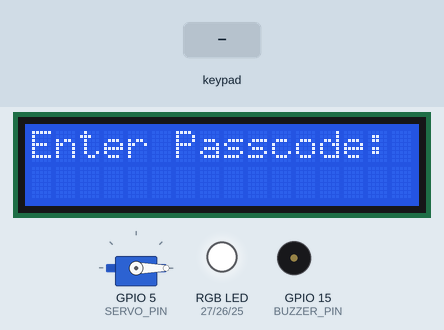
This sketch was run on a simulated ESP32. Shown: 16×2 character LCD, servo, an RGB LED mixed from three pins (HIGH = lit), buzzer (waves = sounding). Inputs (shaded band) come from the test bench. WiFi joins after 1.5 s; servers stay silent unless stated; web services answer with replies made up by the test bench; what the sketch prints to the serial monitor is not drawn.

Above: at 5.4 s.
5.5 s: key '#' pressed
At 6.6 s:
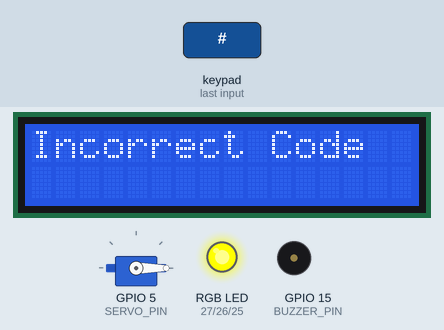
8.5 s: keypad keys 1 2 3 4 # pressed 0.4 s apart
At 12.1 s:
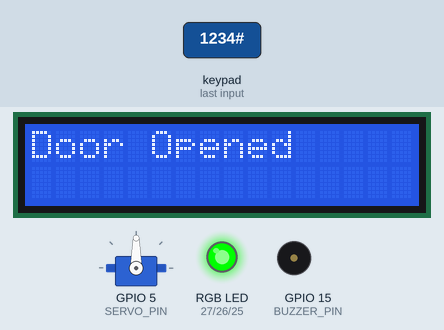
12.9 s: key 'A' pressed
15.9 s: keypad keys 1 2 3 4 A pressed 0.4 s apart
At 19.1 s:
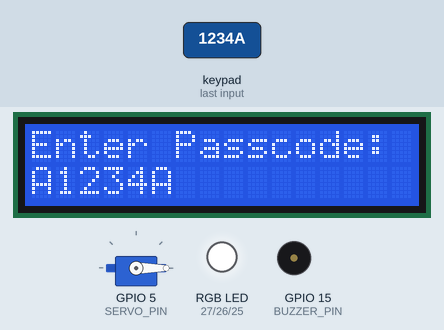
19.4 s: key 'B' pressed
At 20.0 s:
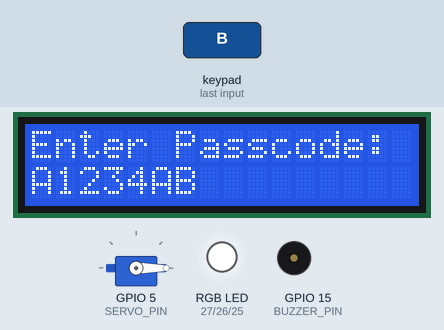
20.9 s: keypad keys 1 2 3 4 D pressed 0.4 s apart
At 23.9 s:
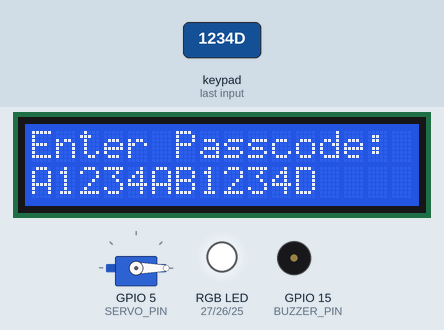
Timing chart, 0 to 25.4 s (numbered marks = the images above; inputs shaded):
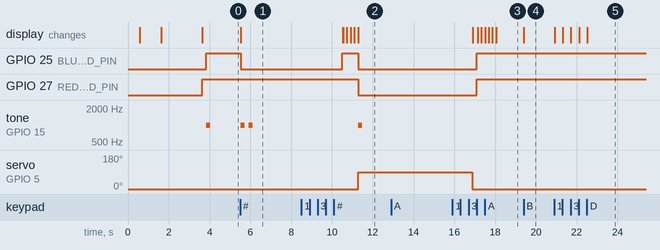

The sketch:

sketch.ino
```cpp
#include <Keypad.h>
#include <Wire.h>
#include <ESP32Servo.h>
#include <LiquidCrystal_I2C.h>
#include <WiFi.h>
#include <HTTPClient.h>

// Pin definitions for the components
#define SERVO_PIN 5
#define BUZZER_PIN 15
#define RED_LED_PIN 27
#define GREEN_LED_PIN 26
#define BLUE_LED_PIN 25

// LCD setup
LiquidCrystal_I2C lcd(0x27, 16, 2); // Address 0x27, 16 columns and 2 rows

// Servo setup
Servo myServo;

// Keypad setup (4x4 matrix)
const byte ROWS = 4; // Four rows
const byte COLUMNS = 4; // Four columns
char keys[ROWS][COLUMNS] = {
  {'1', '2', '3', 'A'},
  {'4', '5', '6', 'B'},
  {'7', '8', '9', 'C'},
  {'*', '0', '#', 'D'}
};
byte pin_rows[ROWS] = {2, 0, 4, 16};
byte pin_column[COLUMNS] = {17, 18, 19, 23};
Keypad keypad = Keypad(makeKeymap(keys), pin_rows, pin_column, ROWS, COLUMNS);

// Wi-Fi credentials
const char* ssid = "Wokwi-GUEST";
const char* password = "";
const char* thingSpeakUrl = "https://api.thingspeak.com/update?api_key=XL3RF6SCTRQK7RSM";

// Door code
String doorCode = "1234";  // Mã khóa cửa (bạn có thể thay đổi theo nhu cầu)
String enteredCode = ""; // Ma khoa nhap vao

int attemptCount = 0; // Dem so lan nhap sai code
int usageCount = 0; // So lan su dung he thong (hay so lan mo cua thanh cong)
unsigned long doorOpenTime = 0; // Thoi gian mo cua

// Door control state
bool doorStatus = false;  // false = closed, true = open

// Setup function
void setup() {
  // Init Serial
  Serial.begin(115200);

  // Initialize LCD
  lcd.init();
  lcd.backlight();

  // Connect to Wi-Fi
  WiFi.begin(ssid, password);
  while (WiFi.status() != WL_CONNECTED) {
    delay(500);
    lcd.setCursor(0, 0);
    lcd.print("Connecting...");
    Serial.println("Connecting to WiFi...");
  }
  lcd.clear();
  lcd.print("WiFi Connected");
  delay(2000);
  lcd.clear();
  Serial.println("Connected to WiFi");

  lcd.setCursor(0, 0);
  lcd.print("Enter Passcode:");

  // Setup servo
  myServo.attach(SERVO_PIN);
  myServo.write(0);
  Serial.println("Servo in lock status");

  // Setup LEDs
  pinMode(RED_LED_PIN, OUTPUT);
  pinMode(GREEN_LED_PIN, OUTPUT);
  pinMode(BLUE_LED_PIN, OUTPUT);

  setRGBColor(255, 0, 0);
  delay(200);
  setRGBColor(255, 255, 255);

  // Setup buzzer
  tone(BUZZER_PIN, 1000);
  delay(200);
  noTone(BUZZER_PIN);
  delay(200);
}

// Main loop
void loop() {
  char key = keypad.getKey();

  if (key) {
    if (key == '#') {
      checkPassword();
    } else if (key == '*') {
      enteredCode = ""; // Reset password
      lcd.clear();
      lcd.setCursor(0, 0);
      lcd.print("Enter Passcode:");
    } else {
      enteredCode += key;
      lcd.setCursor(0, 1);
      lcd.print(enteredCode);
    }
  }
}

void checkPassword() {
  if (enteredCode == doorCode) {
    // Dung mat khau
    attemptCount = 0;
    usageCount++;
    doorStatus = true;
    doorOpenTime = millis(); // Ghi lai thoi gian mo cua

    lcd.clear();
    lcd.setCursor(0, 0);
    lcd.print("Door Opened");
    Serial.println("Door Opened");
    setRGBColor(0, 255, 0); // Green (Opened)
    myServo.write(90); // Unlock position
    Serial.println("Servo in unlock status");
    buzz(1);
    sendDataToThingSpeak(1, WiFi.status() == WL_CONNECTED ? 1 : 0, usageCount, attemptCount, enteredCode);

    delay(5000);
    myServo.write(0);
    Serial.println("Servo back to lock status");
    lcd.clear();
    lcd.setCursor(0, 0);
    lcd.print("Door Closed");
    delay(200);
    setRGBColor(255, 255, 255);
    lcd.clear();
    lcd.setCursor(0, 0);
    lcd.print("Enter Passcode:");
  } else {
    // Mat khau khong dung
    attemptCount++;
    lcd.clear();
    lcd.setCursor(0, 0);
    lcd.print("Incorrect Code");
    Serial.println("Incorrect Code");
    setRGBColor(255, 255, 0);
    buzz(2);
    sendDataToThingSpeak(0, WiFi.status() == WL_CONNECTED ? 1 : 0, usageCount, attemptCount, enteredCode);
    delay(2000);
    if (attemptCount >= 3) {
      // He thong khoa sau khi nhap sai mat khau 3 lan
      doorStatus = false;
      lcd.clear();
      lcd.setCursor(0, 0);
      lcd.print("Door Closed");
      Serial.println("Door Closed");
      setRGBColor(255, 0, 0); // Red
      buzz(3);
      myServo.write(0); // Lock position
      delay(2000);
      setRGBColor(255, 255, 255);
      attemptCount = 0; // Reset counter
      sendDataToThingSpeak(0, WiFi.status() == WL_CONNECTED ? 1 : 0, usageCount, attemptCount, enteredCode);
    } else {
      delay(2000);
      setRGBColor(255, 255, 255);
    }
    // Hiển thị lại "Enter Passcode:" sau khi sai
    lcd.clear();
    lcd.setCursor(0, 0);
    lcd.print("Enter Passcode:");
  }
  enteredCode = ""; // Reset input
}

void setRGBColor(int r, int g, int b) {
  // digitalWrite(RED_LED_PIN, r > 0 ? HIGH : LOW);
  // digitalWrite(GREEN_LED_PIN, g > 0 ? HIGH : LOW);
  // digitalWrite(BLUE_LED_PIN, b > 0 ? HIGH : LOW);
  analogWrite(RED_LED_PIN, r);
  analogWrite(GREEN_LED_PIN, g);
  analogWrite(BLUE_LED_PIN, b);
}

void buzz(int times) {
  for (int i = 0; i < times; i++) {
    tone(BUZZER_PIN, 1000);
    delay(200);
    noTone(BUZZER_PIN);
    delay(200);
  }
}

void sendDataToThingSpeak(int doorStatus, int wifiStatus, int usageCount, int attemptCount, const String& passcode) {
  if (WiFi.status() == WL_CONNECTED) {
    HTTPClient http;
    String url = String(thingSpeakUrl)
                 + "&field1=" + String(doorStatus)
                 + "&field2=" + String(millis() - doorOpenTime)
                 + "&field3=" + String(wifiStatus)
                 + "&field4=" + String(attemptCount)
                 + "&field5=" + String(usageCount)
                 + "&field6=" + passcode;
    http.begin(url);
    int httpCode = http.GET();  // Make HTTP GET request
    if (httpCode > 0) {
      Serial.println("Data sent successfully!");
    } else {
      Serial.println("Error sending data");
    }
    http.end();
  }
}
```

Measured:
- after the input at 5.5 s, GPIO 25 (BLUE_LED_PIN): HIGH → LOW at once; tone on GPIO 15 (BUZZER_PIN): alternates 1000 Hz for 0.20 s and silent for 0.20 s, 4 changes in all, then stays silent, starting at once; the display: changes at once (image 1)
- after the input at 8.5 s, GPIO 27 (RED_LED_PIN): HIGH → LOW after 2.8 s; tone on GPIO 15 (BUZZER_PIN): silent → 1000 Hz after 2.8 s, → silent 0.20 s later; servo on GPIO 5 (SERVO_PIN): 0° → 90° after 2.8 s; the display: first differs from a run without the input after 2.1 s (image 2 shows a later state)
- after the input at 12.9 s, every drawn part: stays the same
- after the input at 19.4 s, the display: changes at once (image 4)
- after the input at 20.9 s, the display: first changes at once (image 5 shows a later state)
